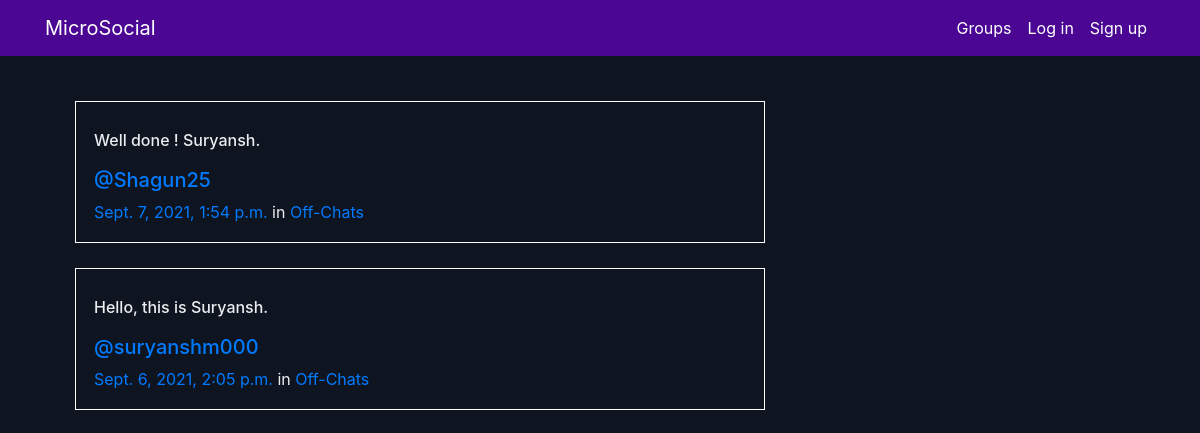
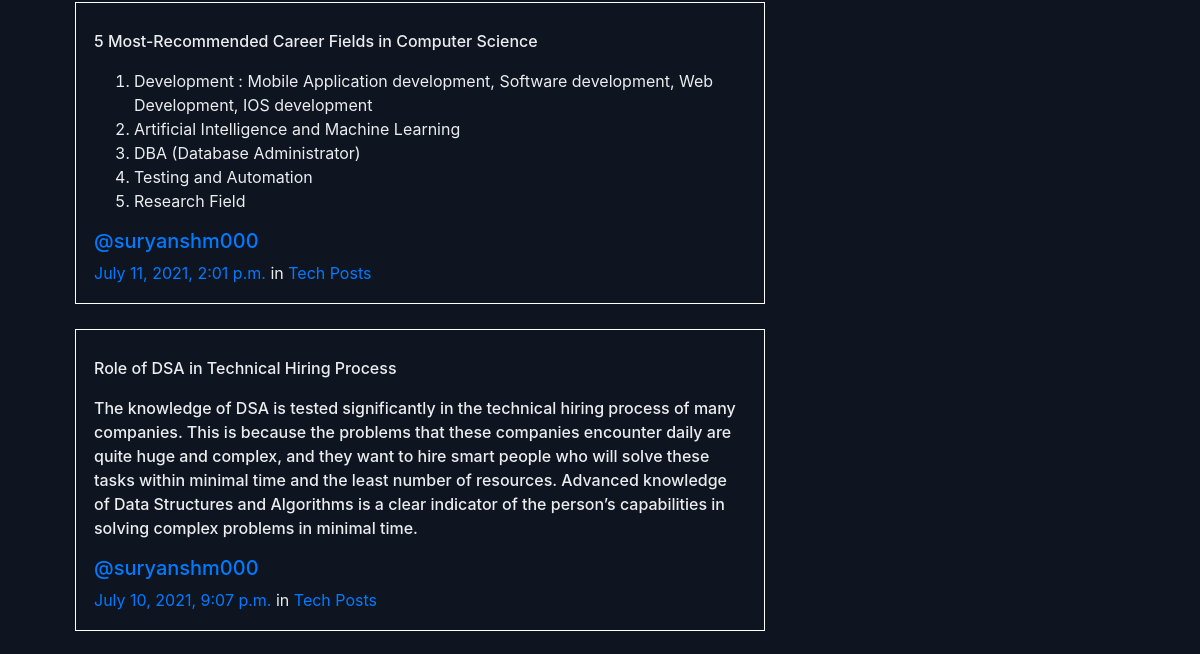
The app's page /posts/ (upper part), older data (2 pictures, top to bottom).
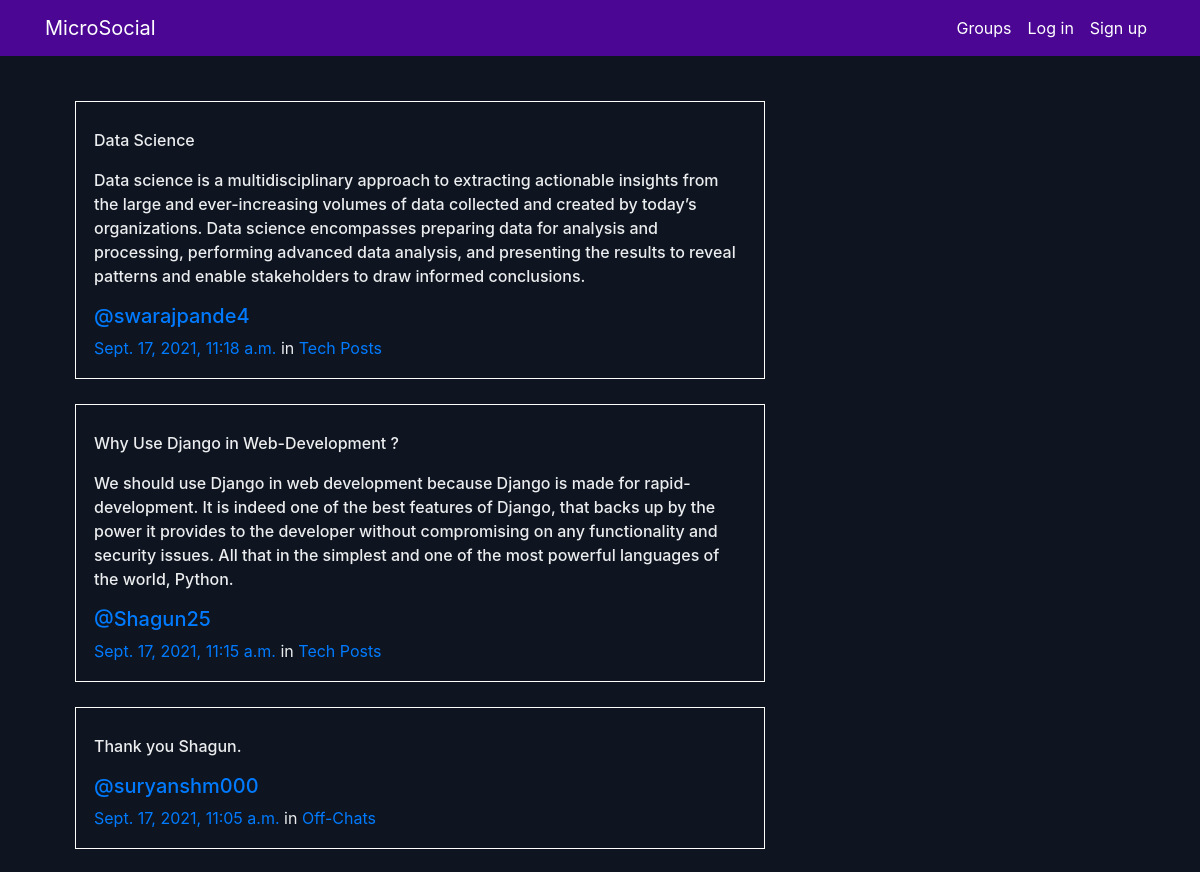
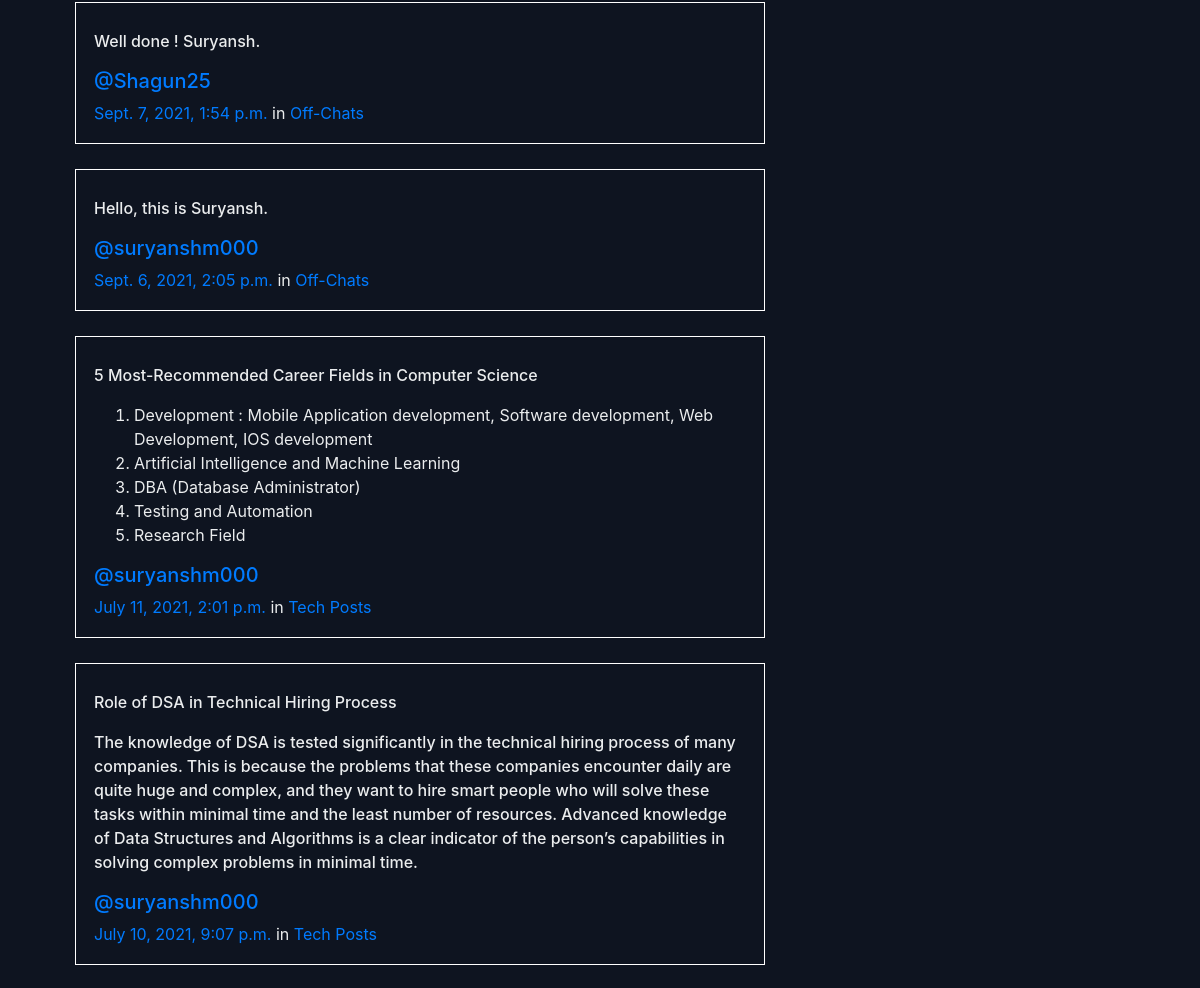
The same page, newer data (2 pictures, top to bottom).
### posts/models.py (models this page shows, shortened)
class Post(models.Model):
    user = models.ForeignKey(User, related_name="posts",on_delete=models.CASCADE)
    created_at = models.DateTimeField(auto_now=True)
    message = models.TextField()
    message_html = models.TextField(editable=False)
    group = models.ForeignKey(Group, related_name="posts",null=True, blank=True,on_delete=models.CASCADE)
    class Meta:
        ordering = ["-created_at"]
        unique_together = ["user", "message"]

### groups/models.py (models this page shows, shortened)
class Group(models.Model):
    name = models.CharField(max_length=255, unique=True)
    slug = models.SlugField(allow_unicode=True, unique=True)
    description = models.TextField(blank=True, default='')
    description_html = models.TextField(editable=False, default='', blank=True)
    members = models.ManyToManyField(User,through="GroupMember")
    class Meta:
        ordering = ["name"]

### posts/views.py (the view)
# urls.py: path('', views.PostList.as_view(), name="all"),
class PostList(SelectRelatedMixin, generic.ListView):
    model = models.Post
    select_related = ("user", "group")

### posts/templates/posts/post_list.html (shortened to what this page needs)
{% extends "posts/post_base.html" %}
{% load humanize %}
{% block post_content %}
<div class="col-md-8">
	{% for post in post_list %}
  {% include "posts/_post.html" %}
	{% endfor %}
</div>
{% endblock %}

### posts/templates/posts/_post.html (shortened to what this page needs)
<div class="media">
	<div class="media-body">
		<p>{{ post.message_html|safe }}</p>
		<h5 ><a href="{% url 'posts:for_user' username=post.user.username %}">@{{ post.user.username }}</a></h5>
		<time class="time"><a href="{% url 'posts:single' username=post.user.username pk=post.pk %}">{{ post.created_at }}</a></time>
		{% if post.group %}
		<span class="group-name">in <a href="{% url 'groups:single' slug=post.group.slug %}">{{ post.group.name }}</a></span>
		{% endif %}
	</div>
</div>

Row changes from the older to the newer data that the page shows:
added Post: message_html "Data Science Data science is a multidisciplinary approach to extracting actionable insights from the large and ever-increasing volumes of data collected and created by today’s organizations. Data science encompasses preparing data for analysis and processing, performing advanced data analysis, and presenting the results to reveal patterns and enable stakeholders to draw informed conclusions.", user.username "swarajpande4", created_at "Sept. 17, 2021, 11:18 a.m.", group.name "Tech Posts"
added Post: message_html "Why Use Django in Web-Development ? We should use Django in web development because Django is made for rapid-development. It is indeed one of the best features of Django, that backs up by the power it provides to the developer without compromising on any functionality and security issues. All that in the simplest and one of the most powerful languages of the world, Python.", user.username "Shagun25", created_at "Sept. 17, 2021, 11:15 a.m.", group.name "Tech Posts"
added Post: message_html "Thank you Shagun.", user.username "suryanshm000", created_at "Sept. 17, 2021, 11:05 a.m.", group.name "Off-Chats"
